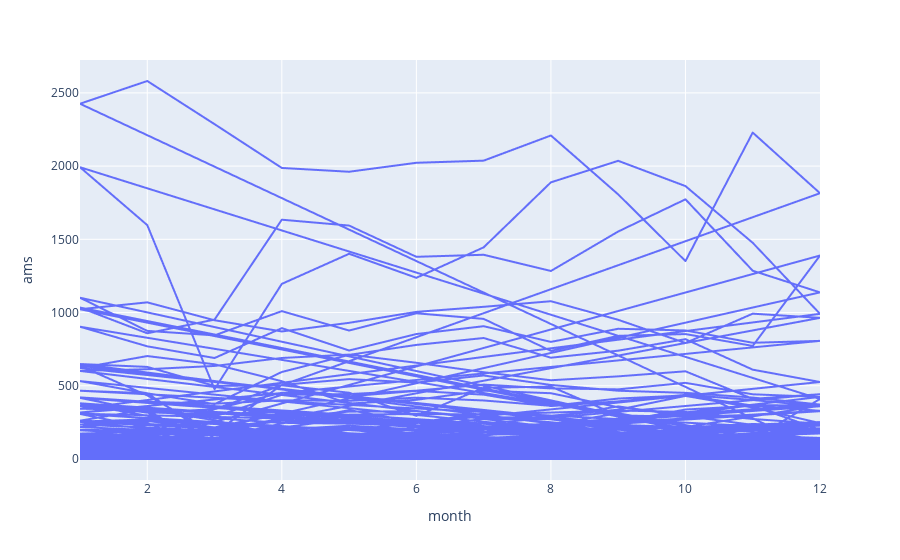

Notebook code cell kept with this figure:
### Markdown cell above
As seen from the above statistical description of the given dataset, the minimum values of `ams` and `tms` is negative. This is quite wrong because it is practically not obtainable to have a negative sales. We will consider taking the absolute values of these columns.

### Code cell
#Check for seasonality in the target variable
pe.line(df, x='month', y='ams')

### Figure 1 — Plotly figure (JSON) as saved in the notebook; plotly's stock layout.template omitted (floating-point values rounded to 4 significant figures; data arrays with more than 128 entries replaced by an {"elided": "..."} marker saying what was removed)
{"data": [{"hovertemplate": "month=%{x}<br>ams=%{y}<extra></extra>", "legendgroup": "", "line": {"color": "#636efa", "dash": "solid"}, "marker": {"symbol": "circle"}, "mode": "lines", "name": "", "showlegend": false, "type": "scattergl", "x": {"elided": "4628 int values"}, "xaxis": "x", "y": {"elided": "4628 float values"}, "yaxis": "y"}], "layout": {"legend": {"tracegroupgap": 0}, "margin": {"t": 60}, "xaxis": {"anchor": "y", "domain": [0, 1], "title": {"text": "month"}}, "yaxis": {"anchor": "x", "domain": [0, 1], "title": {"text": "ams"}}}}
